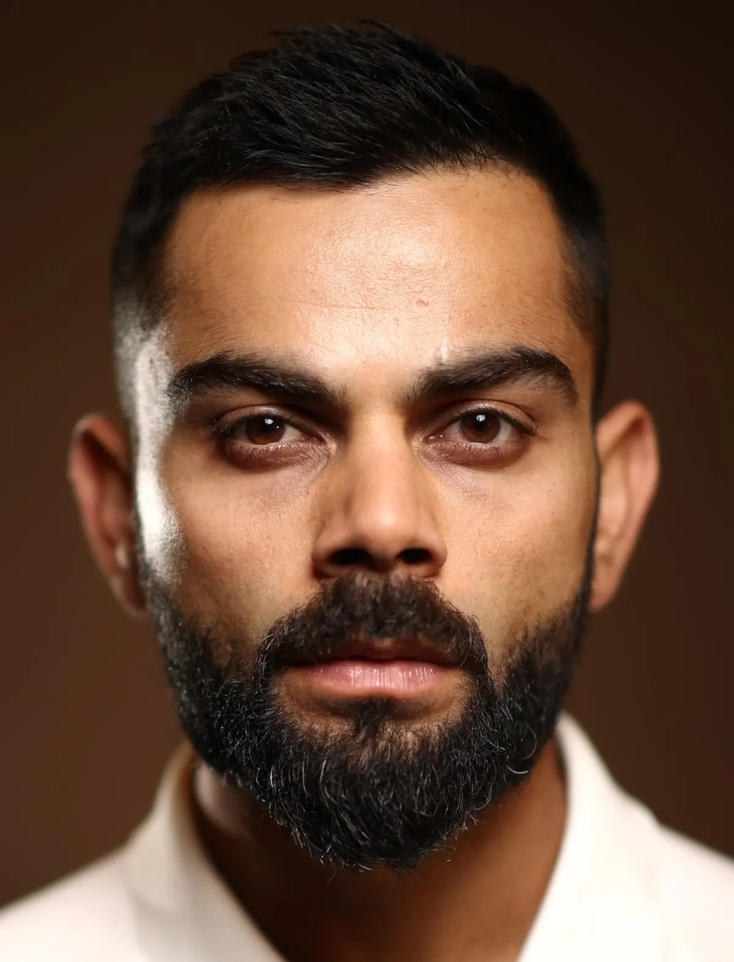
#> input picture Day1_Assignment_Vishvaa/test_images/test1.jpg, 734 x 962 px, shrunk from 1200 x 1573 before the run, found by its file name
$ python Mini_Task_01.py
#> lines starting #> are read from the running program, lines starting #| are printed output that depends on the picture; after the words box and inside, x2 and y2 are one past the last pixel; in counts of white or black regions, pixels touching at a corner belong together
import cv2
import numpy as np
import matplotlib.pyplot as plt

# Load the image
image = cv2.imread("/content/test1.jpg")
#> image is the input picture: shape (962, 734, 3); mean B, G, R 57.4, 74.8, 103.2
image = cv2.cvtColor(image, cv2.COLOR_BGR2RGB)


blurred = cv2.GaussianBlur(image, (7, 7), 0)

# Convert to grayscale
gray = cv2.cvtColor(image, cv2.COLOR_RGB2GRAY)
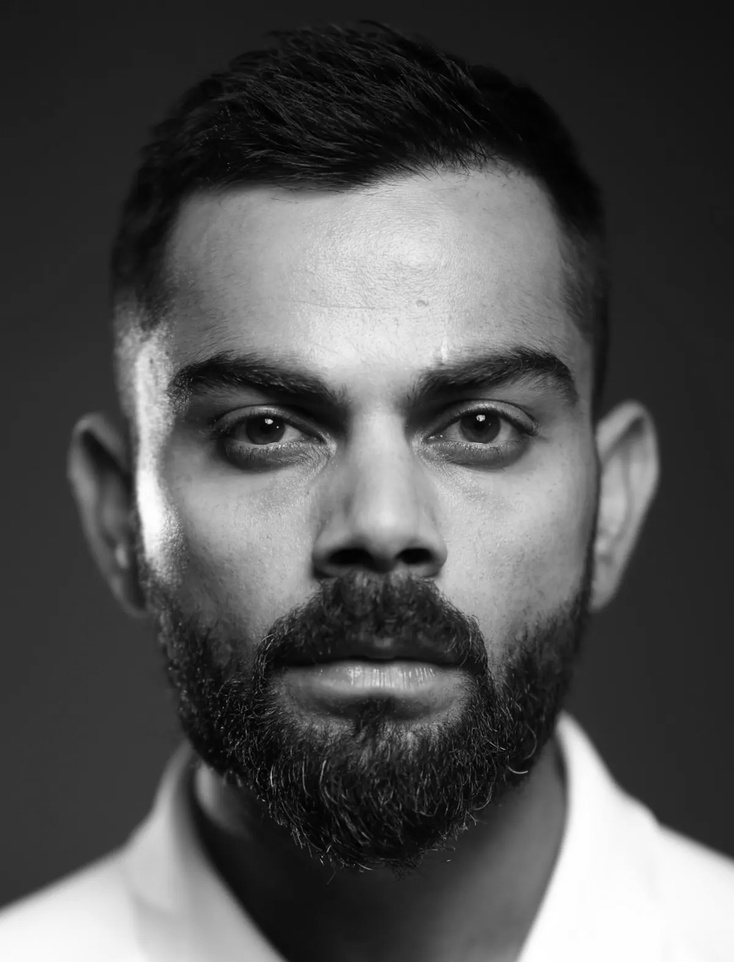
#> gray: shape (962, 734); min 0, max 255, mean 81.3

# Canny Edge Detection
edges = cv2.Canny(gray, 100, 200)
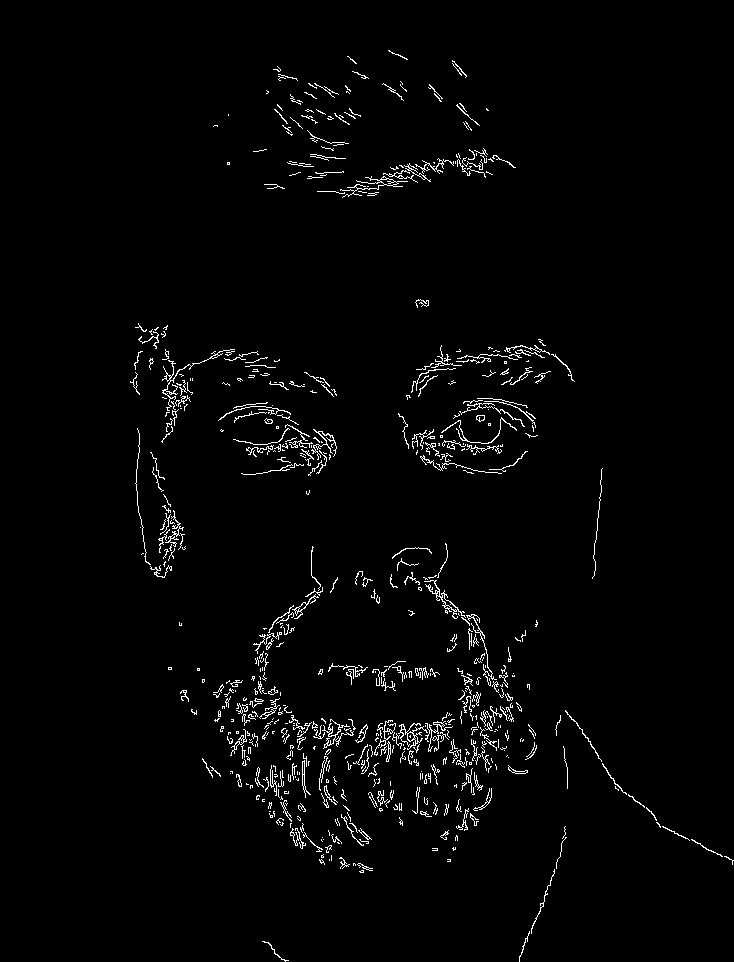
#> edges: shape (962, 734); 2.1% white in thin lines or dots, all inside (x1, y1, x2, y2) = (130, 50, 734, 962)

# Binary Thresholding
_, thresholded = cv2.threshold(gray, 127, 255, cv2.THRESH_BINARY)
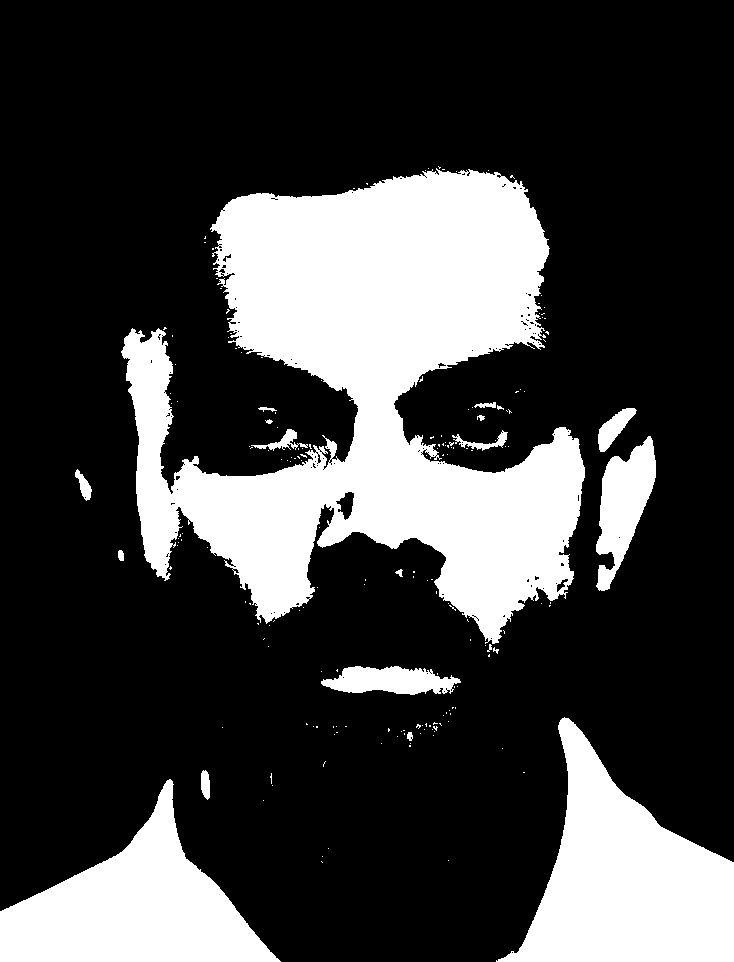
#> thresholded: shape (962, 734); 25.4% white; 186 white regions (167 under 20 px), largest, box (x1, y1, x2, y2) and area: (121, 168, 585, 644) 114770, (496, 717, 734, 962) 29869, (0, 779, 281, 962) 24003

# Display results in a 2x2 grid using axes[]
fig, axes = plt.subplots(2, 2, figsize=(8, 8))

axes[0, 0].set_title("Original Image")
axes[0, 0].imshow(image)
axes[0, 0].axis("off")

axes[0, 1].set_title("Gaussian Blur (7x7)")
axes[0, 1].imshow(blurred)
axes[0, 1].axis("off")

axes[1, 0].set_title("Canny Edges")
axes[1, 0].imshow(edges, cmap="gray")
axes[1, 0].axis("off")

axes[1, 1].set_title("Binary Threshold")
axes[1, 1].imshow(thresholded, cmap="gray")
axes[1, 1].axis("off")

plt.tight_layout()
plt.show()
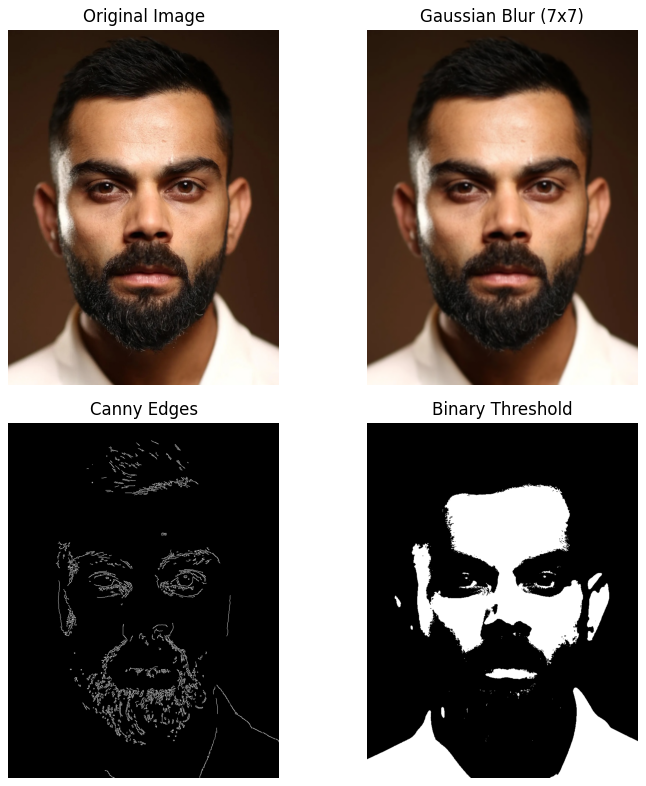
#> figure drawn by matplotlib, 4 panels

$ run again, with Day1_Assignment_Vishvaa/test_images/test2.jpg copied over Day1_Assignment_Vishvaa/test_images/test1.jpg
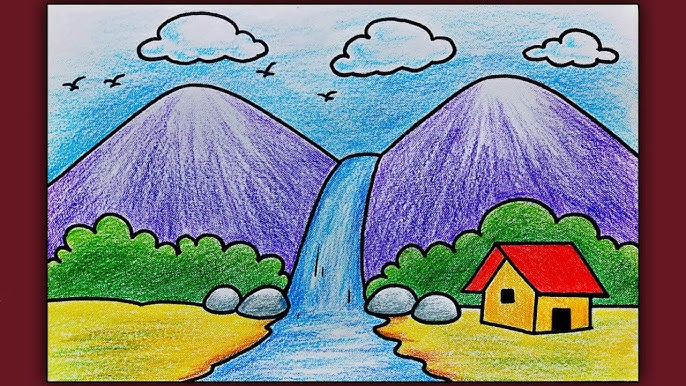
#> input picture Day1_Assignment_Vishvaa/test_images/test2.jpg, 686 x 386 px, found by its file name
#> image is the input picture: shape (386, 686, 3); mean B, G, R 131.5, 129.1, 125.8
#> `edges = cv2.Canny(gray, 100, 200)`:
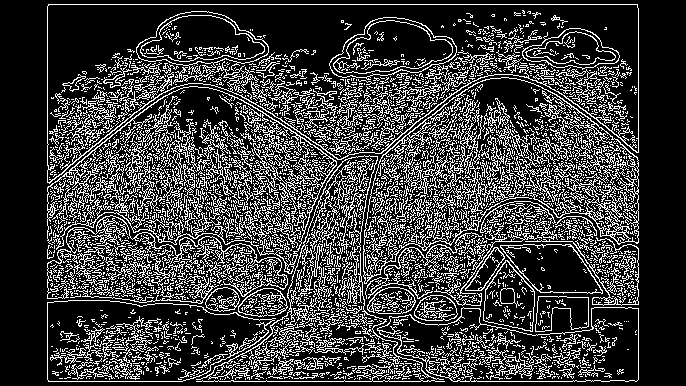
#> edges: shape (386, 686); 23.8% white in thin lines or dots, all inside (x1, y1, x2, y2) = (47, 4, 639, 382)
#> `_, thresholded = cv2.threshold(gray, 127, 255, cv2.THRESH_BINARY)`:
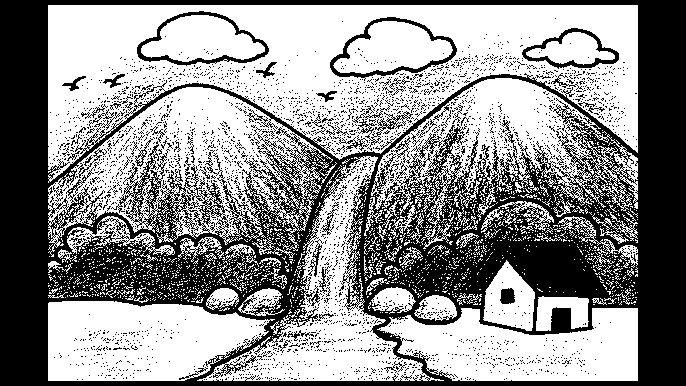
#> thresholded: shape (386, 686); 56.4% white; 3061 black regions (2994 under 20 px), largest, box (x1, y1, x2, y2) and area: (0, 0, 686, 386) 102072, (330, 17, 457, 81) 1180, (137, 11, 269, 66) 1118
